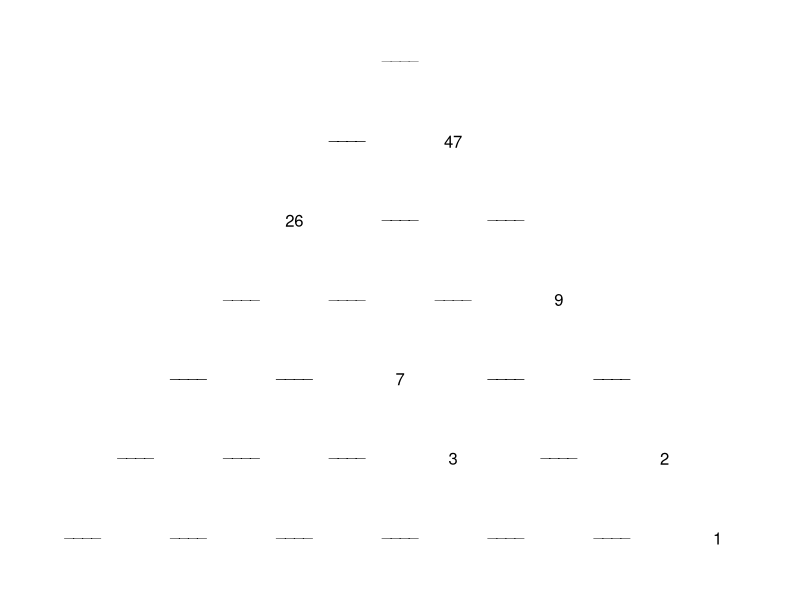
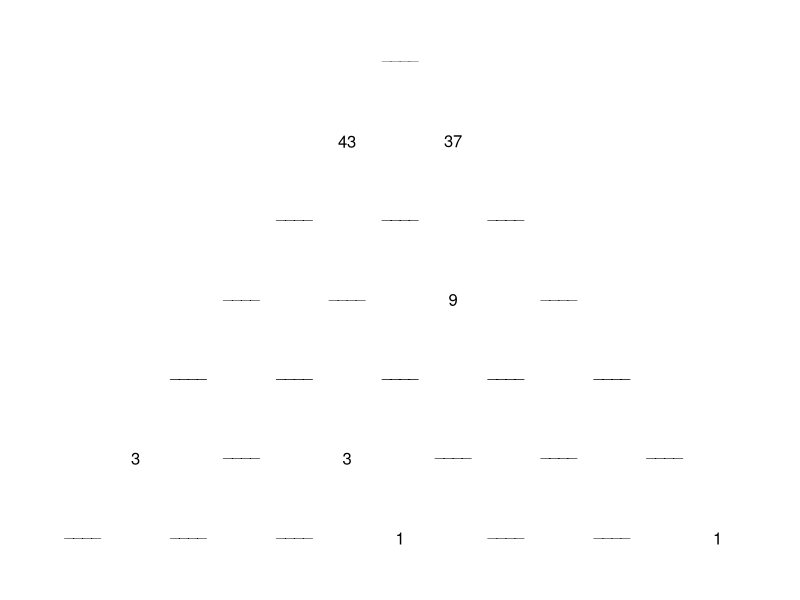
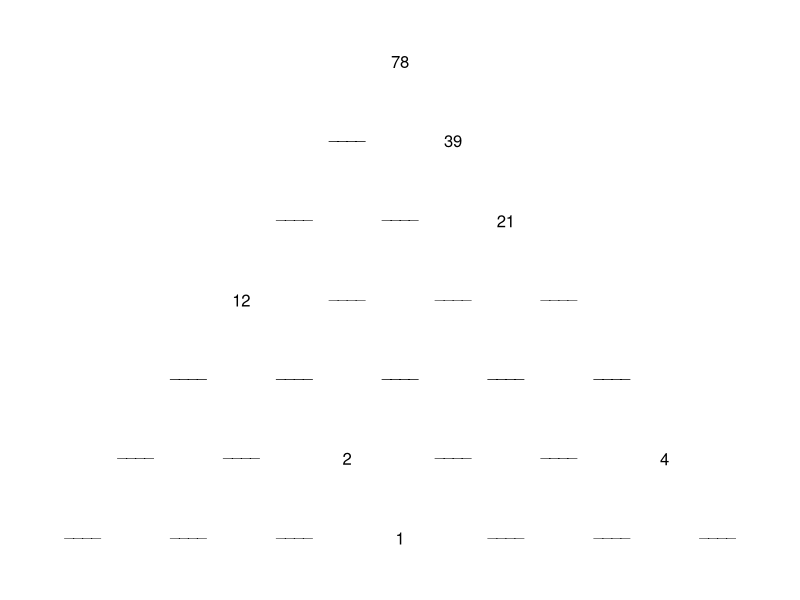
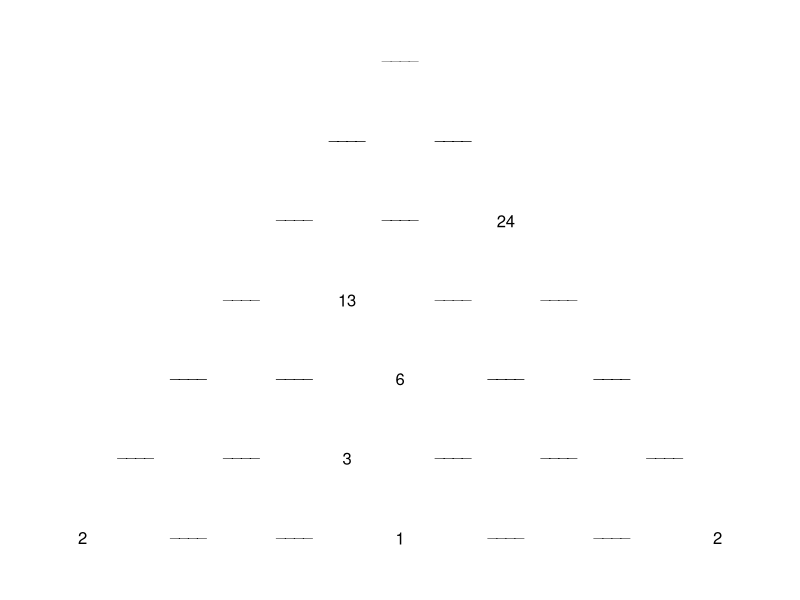
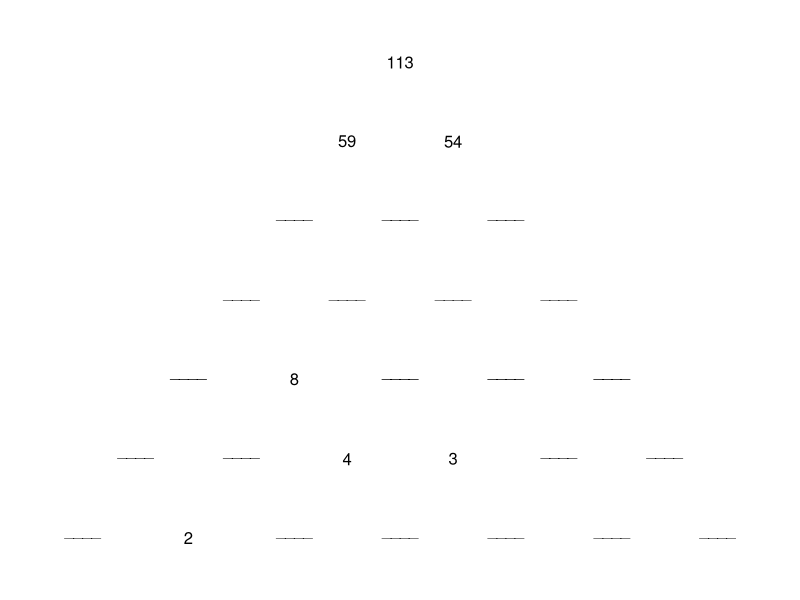
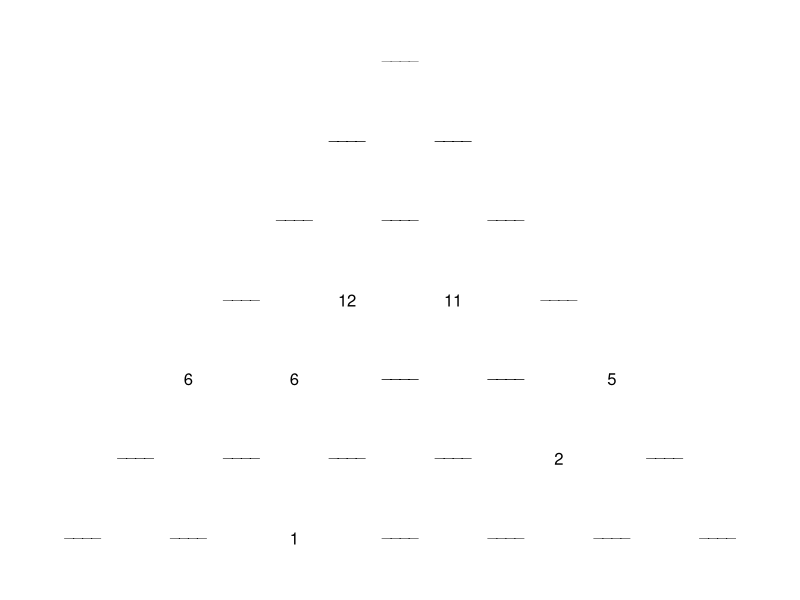
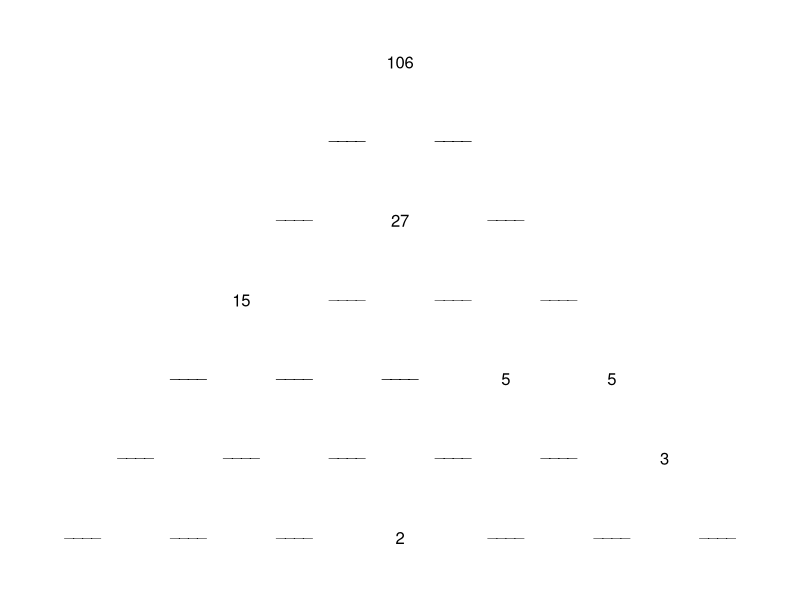
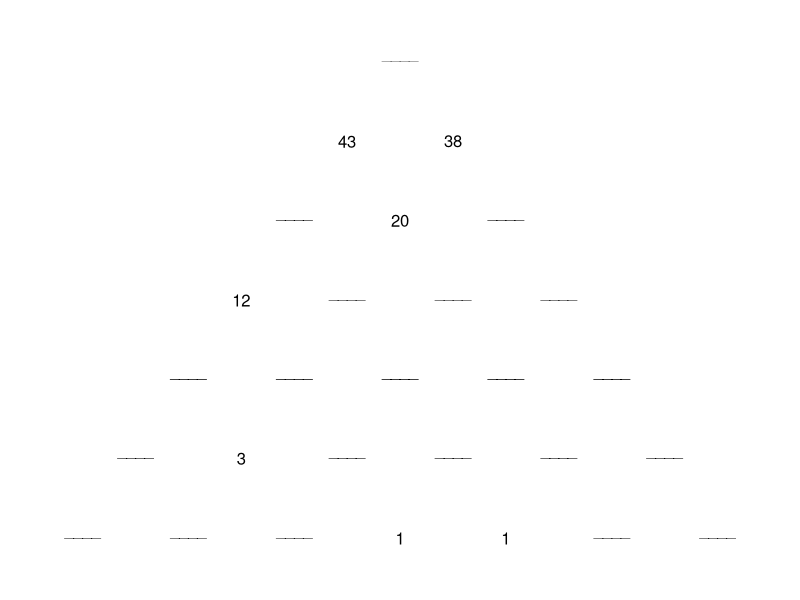

The R script that drew these images, in order:
## ---- chunk 1
# i: row of Zahlenmauer
# j: j-th entry of Zahlenmauer

i_j_to_ii <- function(i, j) {
  ii <- 0
  if(i > 1) {
    ii <- ii + sum(1:(i - 1))
  }
  return(ii + j)
}

ii_to_i_j <- function(ii) {
  i <- findInterval(ii, cumsum(1:20)) + 1
  j <- ii - sum(1:(i - 1))
  return(c(i, j))
}

ii_to_i_j(8)


plot_zahlenmauer <- function() {
  par(mar = c(0, 0, 0, 0))
plot(0, type = 'n', xlim = c(0, 1), ylim = c(0, 1), axes = FALSE)
n <- 7
w <- 1 / n
result <- list()
result[[n]] <- sample(2, n, replace = TRUE)
for (i in (n - 1):1)
  result[[i]] <- result[[i + 1]][-1] + result[[i + 1]][-length(result[[i + 1]])]

result_c <- as.character(rev(unlist(result)))
ii <- sample(length(result_c), sum(1:(n - 1)))
result_c[ii] <- "____"
result_c_l <- list()
ii <- 0
for(i in n:1) {
  result_c_l[[i]] <- result_c[ii + (1:i)]
  ii <- ii + i
}


avg <- function(x) {
  (x[-1] + x[-length(x)]) / 2
}

(x <- seq(0, 1, by = w))




for (i in n:1) {
  (y <- c(1 - i * w, 1 - (i - 1) * w))
  text(avg(x), avg(y), result_c_l[[i]])
  x <- avg(x)
}

}

for(i in 1:10) plot_zahlenmauer()

pdf('~/Desktop/zahlenmauer.pdf', paper = 'A4')
for(i in 1:5) {
  plot_zahlenmauer()
}
dev.off()

